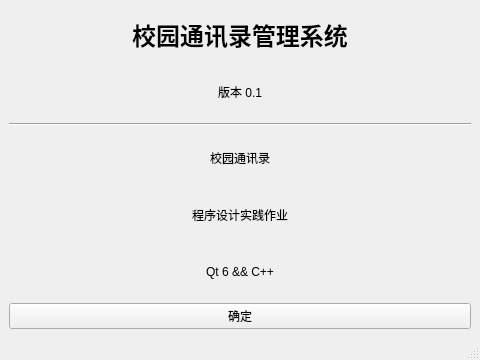
<?xml version="1.0" encoding="UTF-8"?>
<ui version="4.0">
 <class>about</class>
 <widget class="QMainWindow" name="about">
  <property name="geometry">
   <rect>
    <x>0</x>
    <y>0</y>
    <width>480</width>
    <height>360</height>
   </rect>
  </property>
  <property name="windowTitle">
   <string>关于</string>
  </property>
  <widget class="QWidget" name="centralwidget">
   <layout class="QVBoxLayout" name="verticalLayout">
    <item>
     <widget class="QLabel" name="labelTitle">
      <property name="font">
       <font>
        <pointsize>18</pointsize>
        <bold>true</bold>
       </font>
      </property>
      <property name="text">
       <string>校园通讯录管理系统</string>
      </property>
      <property name="alignment">
       <set>Qt::AlignmentFlag::AlignCenter</set>
      </property>
     </widget>
    </item>
    <item>
     <widget class="QLabel" name="labelVersion">
      <property name="text">
       <string>版本 0.1</string>
      </property>
      <property name="alignment">
       <set>Qt::AlignmentFlag::AlignCenter</set>
      </property>
     </widget>
    </item>
    <item>
     <widget class="Line" name="line">
      <property name="orientation">
       <enum>Qt::Orientation::Horizontal</enum>
      </property>
     </widget>
    </item>
    <item>
     <widget class="QLabel" name="labelDesc">
      <property name="text">
       <string>校园通讯录</string>
      </property>
      <property name="alignment">
       <set>Qt::AlignmentFlag::AlignCenter</set>
      </property>
      <property name="wordWrap">
       <bool>true</bool>
      </property>
     </widget>
    </item>
    <item>
     <widget class="QLabel" name="labelSchool">
      <property name="text">
       <string>程序设计实践作业</string>
      </property>
      <property name="alignment">
       <set>Qt::AlignmentFlag::AlignCenter</set>
      </property>
     </widget>
    </item>
    <item>
     <widget class="QLabel" name="labelTech">
      <property name="text">
       <string>Qt 6 &amp;&amp; C++</string>
      </property>
      <property name="alignment">
       <set>Qt::AlignmentFlag::AlignCenter</set>
      </property>
     </widget>
    </item>
    <item>
     <widget class="QPushButton" name="btnOK">
      <property name="text">
       <string>确定</string>
      </property>
     </widget>
    </item>
   </layout>
  </widget>
  <widget class="QMenuBar" name="menubar">
   <property name="geometry">
    <rect>
     <x>0</x>
     <y>0</y>
     <width>480</width>
     <height>28</height>
    </rect>
   </property>
  </widget>
  <widget class="QStatusBar" name="statusbar"/>
 </widget>
 <resources/>
 <connections/>
</ui>
